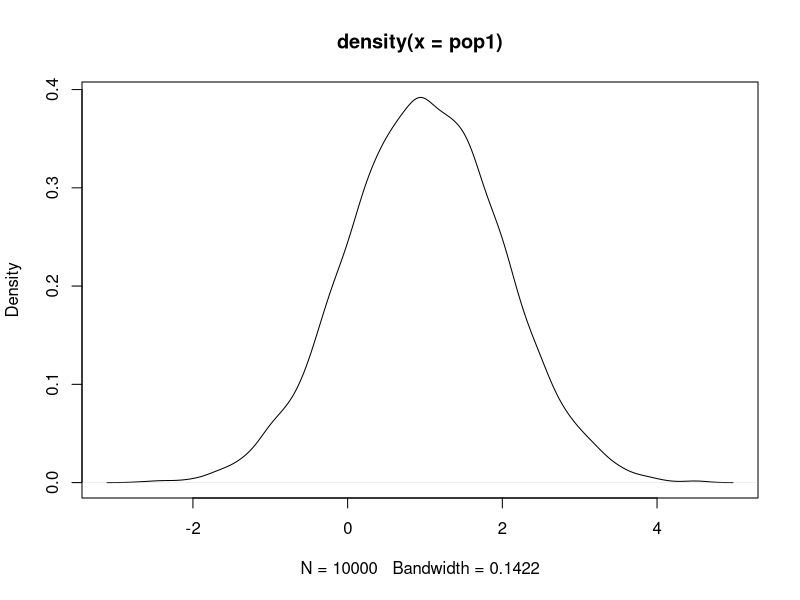
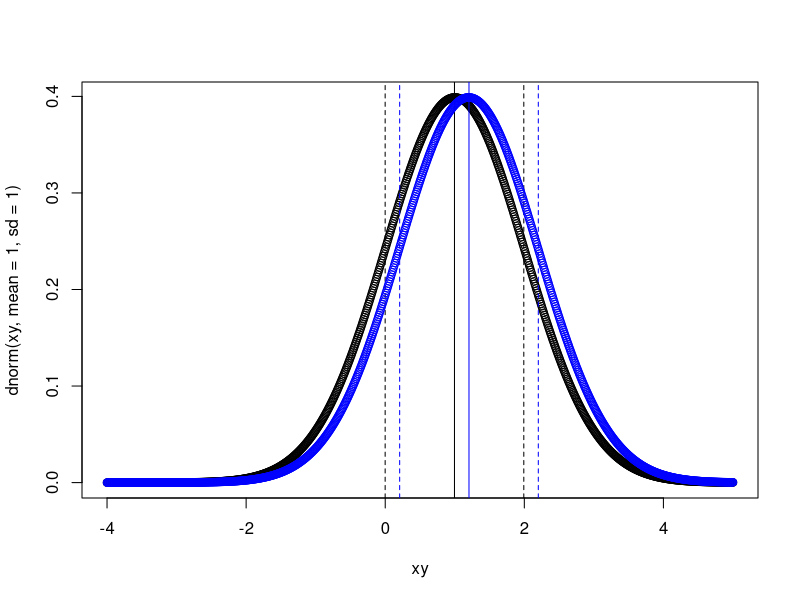
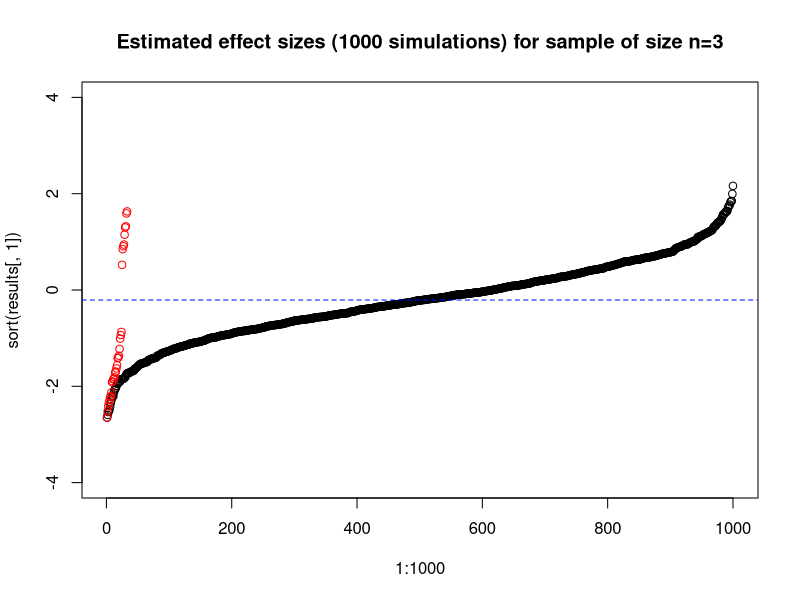

Write R code to recreate these figures, in order.
## ---- chunk 1


#Imagine that we have two populations that differ by 20%.

pop1 <- rnorm(10000,mean=1,sd=1) 
pop2 <- rnorm(10000,mean=1.2,sd=1) #the true difference in the means is 20% (1 versus 1.2)

#plot a histogram of these two populations and their means
plot(density(pop1))
xy <- seq(-4,5,by=0.01)
plot(xy,dnorm(xy,mean=1,sd=1))
abline(v=mean(pop1))
abline(v=mean(pop1)-sd(pop1), lty=2)
abline(v=mean(pop1)+sd(pop1), lty=2)

points(xy,dnorm(xy,mean=1.2,sd=1), col="blue")
abline(v=mean(pop2), col="blue")
abline(v=mean(pop2)-sd(pop1), lty=2, col="blue")
abline(v=mean(pop2)+sd(pop1), lty=2, col="blue")

#consider that we take a sample from each population of a specified size
#we can vary this to see the effect of sample size
sample.size <- 3

#If we did a t-test from a random sample drawn from population 1 and population 2 using a sample size of 3 we are underpowered to detect a difference and so won't usually get a p value < 0.05. 
t.test(sample(pop1,sample.size),sample(pop2,sample.size)) #if you repeat this you will typically get a non-significant result

#let's repeat this 1,000 times and see how often we get a significant results

results <-matrix(data=NA, nrow=1000,ncol=3,dimname=list(c(),c("effect size","p.val","t stat")))

for(i in 1:1000){
  sample1 <- sample(pop1,sample.size) 
  sample2 <- sample(pop2,sample.size)
  
  results[i,1] <- mean(sample1)-mean(sample2)
  results[i,2] <- t.test(sample1,sample2)$p.value
  results[i,3] <- t.test(sample1,sample2)$statistic
  
}

#most tests are non-signicant
prop.non.sig <- dim(results[results[,2]>0.05,])[1]/dim(results)[1]
print("proportion of significant results")
print(1-prop.non.sig) #proportion of tests that are significant
#let's plot the difference in the means for this estimates, the "effect size"

plot(1:1000,sort(results[,1]), ylim=c(-4,4), main=paste("Estimated effect sizes (1000 simulations) for sample of size n=",sample.size,sep="")) #this is the effect size for all our estimates

#add a line to indicate where the true population mean lies
abline(h=mean(pop1)-mean(pop2), col="blue", lty=2) #the true effect size

#let's look only at the tests that are significant at an alpha=0.05
sig.results <- results[results[,2]<0.05,]
points(sort(sig.results[,1]), col="red") #this is the effect sizes for the significant results.  Typically, for small sample sizes these effect sizes are going to overestimate the true effect size (i.e. a difference of -0.2 in this case )

